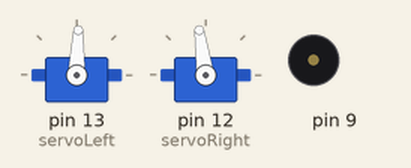
Recording of a sketch running on a simulated Arduino Uno, built with avr-gcc and run on an emulated ATmega328P. Shown: 2 × servo, buzzer (waves = sounding). What the sketch prints to the serial monitor is not drawn.

Above: at 1.55 s.
Timing chart, 0 to 8.4 s (numbered marks = the images above):
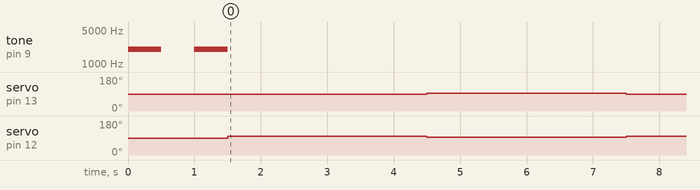

The sketch:

Servo_test.ino
```cpp
   #include <Servo.h>          // Include servo library

  Servo servoLeft;
  Servo servoRight;

  void setup() {
    // put your setup code here, to run once:

  Serial.begin(9600);
  Serial.println("BooBoo initiated!");
  servoLeft.attach(13);
  servoRight.attach(12);
  tone(9, 2000,500);
  delay(1000);
  tone(9, 2000, 500);
  delay(500);
  }

  void loop() {
    // put your main code here, to run repeatedly:

  servoLeft.writeMicroseconds(1450);
  servoRight.writeMicroseconds(1550);
  delay(3000);
  servoLeft.writeMicroseconds(1500);
  servoRight.writeMicroseconds(1500);
  delay(3000);
  }
```

Measured:
- by itself, servo on pin 13 (servoLeft): alternates 93° for 3.0 s and 88° for 3.0 s
- by itself, servo on pin 12 (servoRight): alternates 98° for 3.0 s and 93° for 3.0 s
